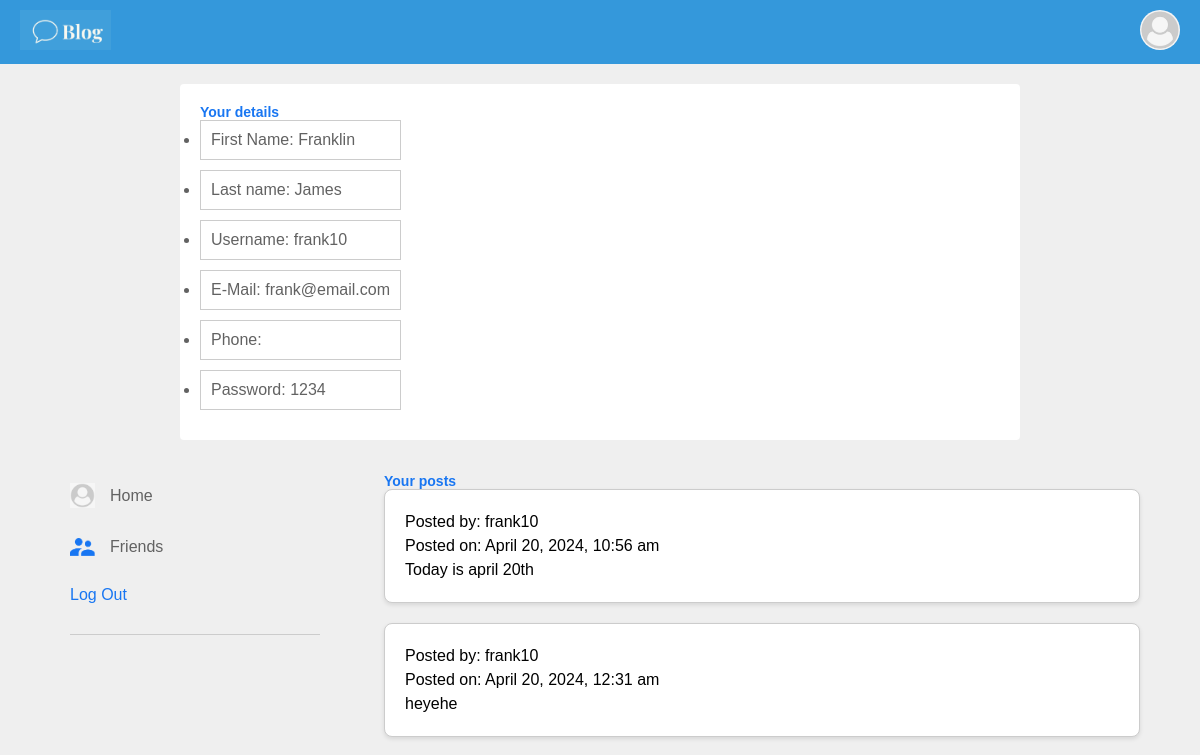
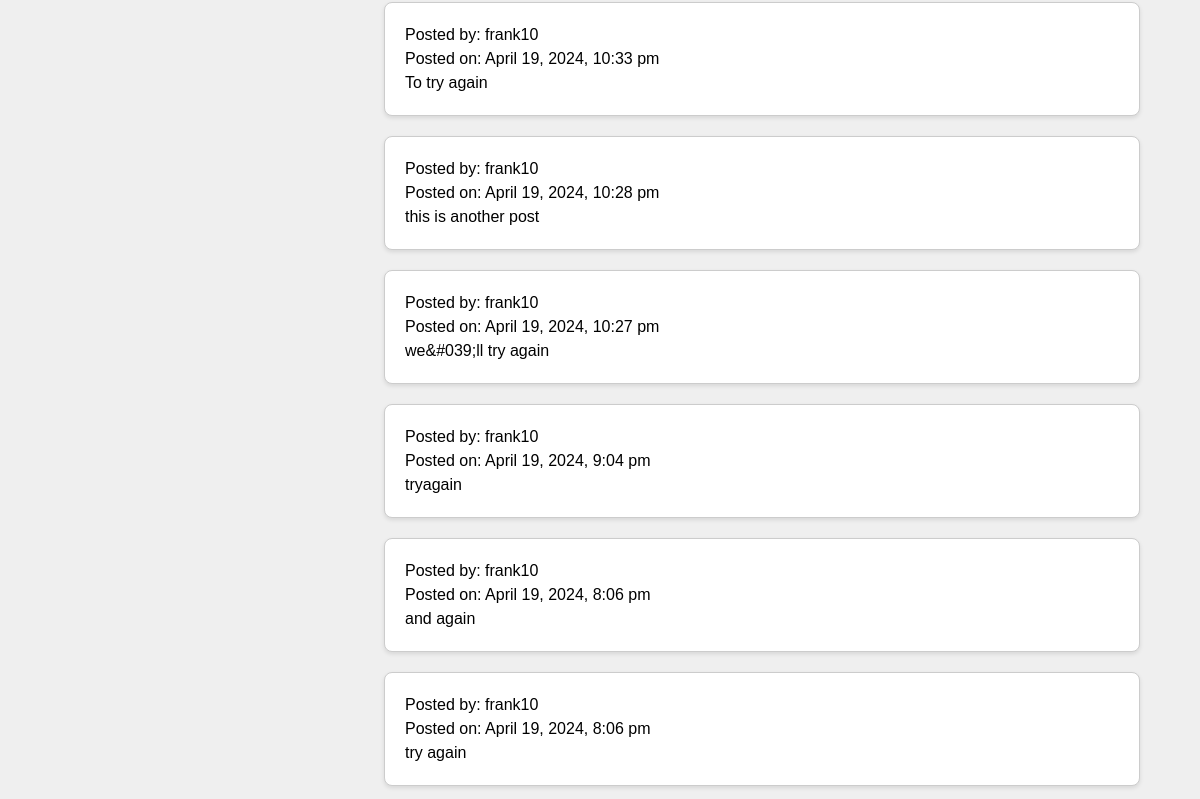
Page /account.php (signed in) on the earlier database version (2 pictures, top to bottom).
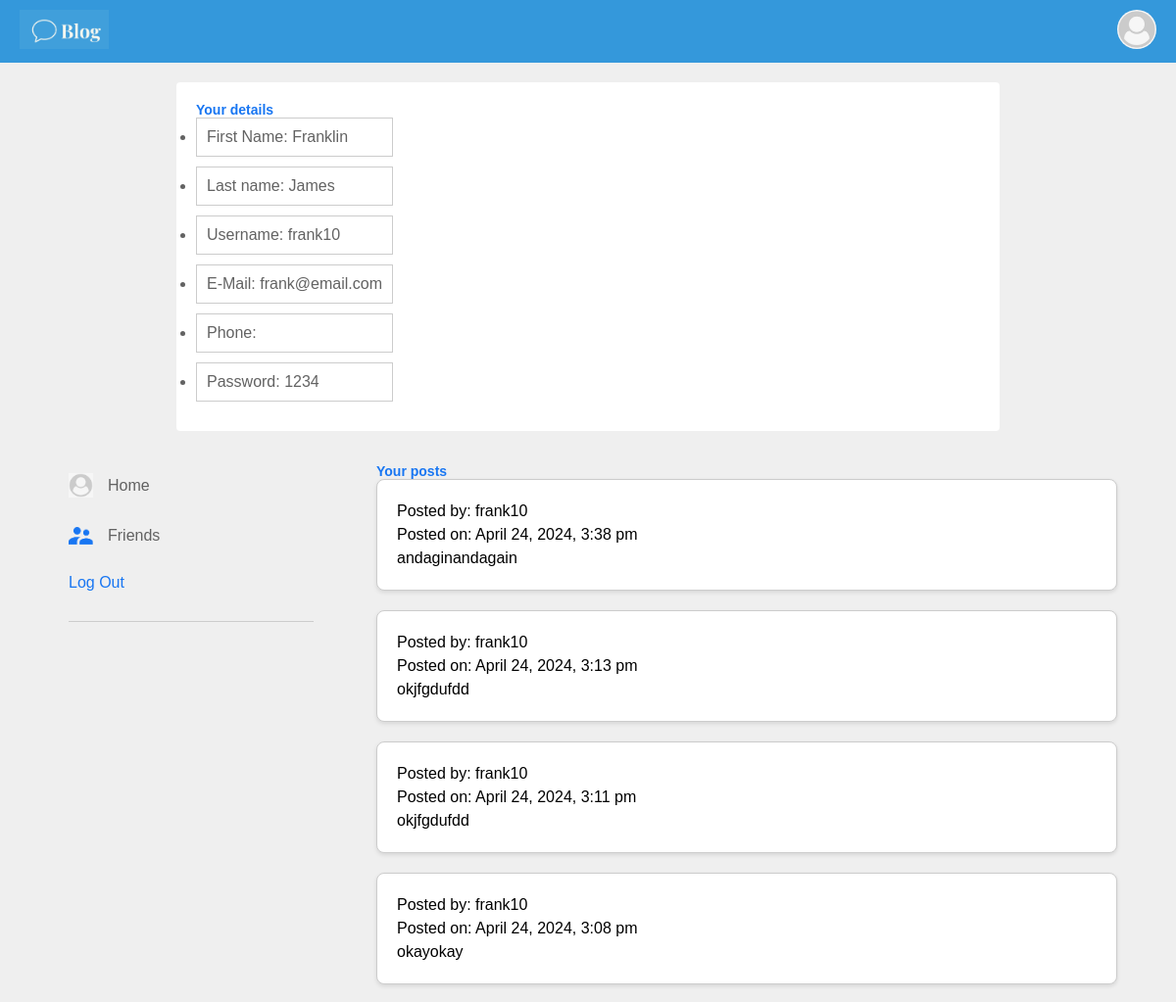
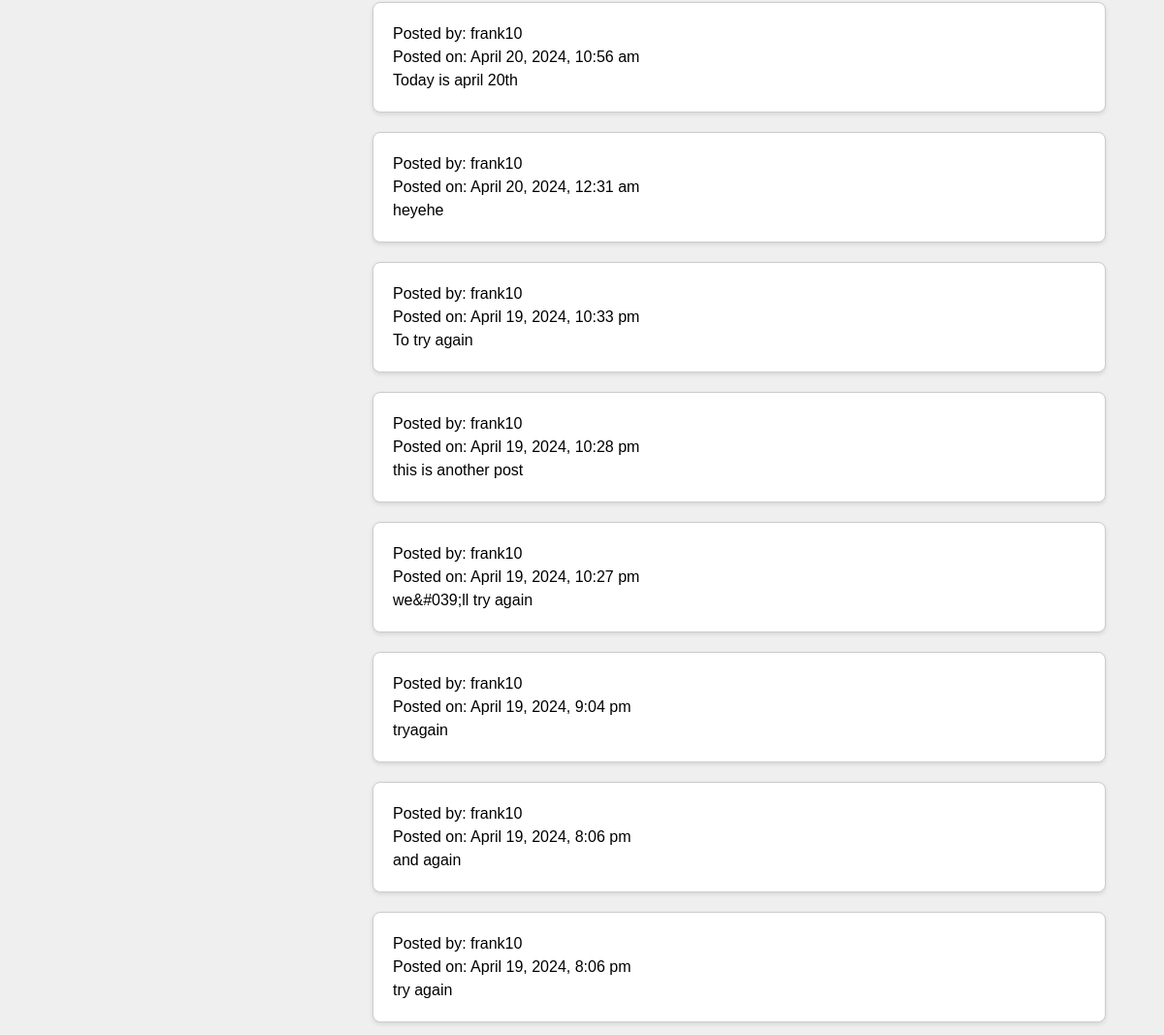
Same page on the later database version (2 pictures, top to bottom).
### tables this page shows
CREATE TABLE "Post" (
	"member_ID"	INTEGER,
	"post_ID"	INTEGER,
	"admin_ID"	INTEGER,
	"image_text"	TEXT,
	"post_text"	TEXT,
	"post_date"	TEXT,
	PRIMARY KEY("post_ID"),
	FOREIGN KEY("admin_ID") REFERENCES "Admin"("admin_ID"),
	FOREIGN KEY("member_ID") REFERENCES "User"("ID")
);

CREATE TABLE "User" (
	"ID"	INTEGER NOT NULL,
	"member_username"	TEXT NOT NULL,
	"member_firstname"	TEXT NOT NULL,
	"member_lastname"	TEXT NOT NULL,
	"member_password"	TEXT NOT NULL,
	"member_email"	TEXT,
	"member_phone"	TEXT,
	PRIMARY KEY("ID" AUTOINCREMENT)
);

### phpfunctions/getusersposts.php (called while the page is built, shortened)
<?php
function getUserPosts($userID, $dbPath)
{
    $userPosts = [];
    $db = new SQLite3($dbPath);
    $query = "
        SELECT p.post_text, p.post_date, u.member_username
        FROM Post p
        JOIN User u ON p.member_ID = u.ID
        WHERE p.member_ID = :userID
        ORDER BY p.post_date DESC
    ";
    $stmt = $db->prepare($query);
    $stmt->bindValue(':userID', $userID, SQLITE3_INTEGER);
    $result = $stmt->execute();
    if ($result) {
        while ($row = $result->fetchArray(SQLITE3_ASSOC)) {
            $userPosts[] = [
                'post_text' => $row['post_text'],
                'post_date' => $row['post_date'],
                'username' => $row['member_username']
            ];
        }
    }
    return $userPosts;
}
?>

### account.php (the view, shortened to what this page needs)
<?php
include "phpfunctions/getusersposts.php";
$userID = $_SESSION['user_id'];
$dbPath = "StudentModule.db";
$userPosts = getUserPosts($userID, $dbPath);
?>
<!DOCTYPE html>
<html>
<head>
    <link rel="stylesheet" href="css/style.css">
</head>
<body>
    <?php include 'navbar.php'; ?>
    <div class="profile-container">
        <div class="profile-details">
            <div class="pd-left">
                <div class="pd-row">
                    <div>
                        <h2>Your details</h2>
                        <ul>
                            <li>First Name: <?php echo $_SESSION['first_name']; ?></li>
                            <li>Last name: <?php echo $_SESSION['last_name']; ?></li>
                            <li>Username: <?php echo $_SESSION['username']; ?></li>
                            <li>E-Mail: <?php echo $_SESSION['email']; ?></li>
                            <li>Phone: <?php echo $_SESSION['phone']; ?></li>
                            <li>Password: <?php echo $_SESSION['password']; ?></li>
                        </ul>
                    </div>
                </div>
            </div>
        </div>
    </div>
    <div class="container">
        <div class="left-sidebar">
            <div class="imp-links">
                <a href="try2.php"><img src="images/User-image.png"> Home</a>
                <a href="friends.php"><img src="images/friends.png"> Friends</a>
                <a href="phpfunctions/logout.php"> Log Out</a>
            </div>
        </div>
        <div class="main-content">
            <h2>Your posts</h2>
            <?php
            if (!empty($userPosts)) {
                echo '<div class="post-container">';
                foreach ($userPosts as $post) {
                    echo "<div class='post'>";
                    echo "<p>Posted by: " . $post['username'] . "</p>";
                    echo "<p>Posted on: " . date("F j, Y, g:i a", strtotime($post['post_date'])) . "</p>";
                    echo "<p>" . nl2br(htmlspecialchars($post['post_text'])) . "</p>";
                    echo "</div>";
                }
            } else {
                echo "<p>No posts found.</p>";
            }
            ?>
        </div>
</body>
</html>

### navbar.php (shortened to what this page needs)
<!DOCTYPE html>
<html lang="en">
<head>
     <link rel="stylesheet" href="css/navbarcss.css">
</head>
<body>
<nav class="navbar">
    <div class="logo">
        <img src="images/bluelogo.png" alt="Logo">
    </div>
    <div class="user">
        <img src="images/User-image.png" alt="User Image">
    </div>
</nav>
</body>
</html>

### css/style.css (style rules this page uses)
* { margin: 0; padding: 0; box-sizing: border-box; font-family: 'poppins', sans-serif; }
:root { --body-color: #efefef; --nav-color: #1876f2; --bg-color: #fff; --primary-color: #edf2fc; --secondary-color: #212121; }
body { background: var(--body-color); transition: background 0.3s; }
.container { padding: 13px 5%; display: flex; justify-content: space-between; }
.left-sidebar { flex-basis: 25%; position: sticky; top: 70px; align-self: flex-start; padding: 10px; }
.main-content { flex-basis: 70%; }
.imp-links a, .shortcut-links a { text-decoration: none; display: flex; align-items: center; margin-bottom: 30px; color: #626262; width: fit-content; }
.imp-links a img { width: 25px; margin-right: 15px; }
.imp-links a:last-child { color: #1876f2; }
.imp-links { border-bottom: 1px solid #ccc; }
.profile-container { padding: 20px 15%; color: #626262; }
.profile-details { background: var(--bg-color); padding: 20px; border-radius: 4px; display: flex; align-items: flex-start; justify-content: space-between; }
.pd-row { display: flex; align-items: flex-start; }
h2 { color: #1876f2; font-size: 14px; }
.post-container { display: flex; flex-direction: column; gap: 20px; }
.post { background-color: #fff; border: 1px solid #ccc; padding: 20px; border-radius: 8px; box-shadow: 0 2px 4px rgba(0, 0, 0, 0.1); }
.post p { margin: 0; line-height: 1.5; }
li { margin-bottom: 10px; border: 1px solid #ccc; padding: 10px; }

### css/navbarcss.css (style rules this page uses)
body { font-family: Arial, sans-serif; margin: 0; padding: 0; }
.navbar { display: flex; justify-content: space-between; align-items: center; background-color: #3498db; padding: 10px 20px; color: #fff; }
.logo img { height: 40px; width: auto; }
.user img { height: 40px; width: auto; border-radius: 50%; }

Differences in the rows shown:
added post: member_ID.member_username "frank10", post_date "April 24, 2024, 3:38 pm", post_text "andaginandagain"
added post: member_ID.member_username "frank10", post_date "April 24, 2024, 3:13 pm", post_text "okjfgdufdd"
added post: member_ID.member_username "frank10", post_date "April 24, 2024, 3:11 pm", post_text "okjfgdufdd"
added post: member_ID.member_username "frank10", post_date "April 24, 2024, 3:08 pm", post_text "okayokay"
